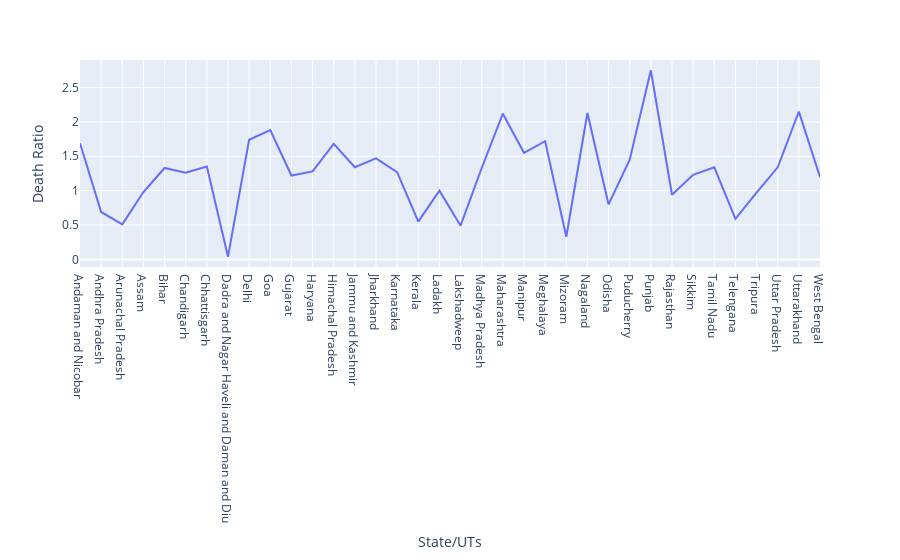

The notebook cell this image was saved under:
### Code cell
px.line(data,
      'State/UTs',
      'Death Ratio',
       )

### Figure 1 — Plotly figure (JSON) as saved in the notebook; plotly's stock layout.template omitted (floating-point values rounded to 4 significant figures)
{"data": [{"hovertemplate": "State/UTs=%{x}<br>Death Ratio=%{y}<extra></extra>", "legendgroup": "", "line": {"color": "#636efa", "dash": "solid"}, "marker": {"symbol": "circle"}, "mode": "lines", "name": "", "orientation": "v", "showlegend": false, "type": "scatter", "x": ["Andaman and Nicobar", "Andhra Pradesh", "Arunachal Pradesh", "Assam", "Bihar", "Chandigarh", "Chhattisgarh", "Dadra and Nagar Haveli and Daman and Diu", "Delhi", "Goa", "Gujarat", "Haryana", "Himachal Pradesh", "Jammu and Kashmir", "Jharkhand", "Karnataka", "Kerala", "Ladakh", "Lakshadweep", "Madhya Pradesh", "Maharashtra", "Manipur", "Meghalaya", "Mizoram", "Nagaland", "Odisha", "Puducherry", "Punjab", "Rajasthan", "Sikkim", "Tamil Nadu", "Telengana", "Tripura", "Uttar Pradesh", "Uttarakhand", "West Bengal"], "xaxis": "x", "y": [1.69, 0.69, 0.51, 0.98, 1.33, 1.26, 1.35, 0.04, 1.74, 1.88, 1.22, 1.28, 1.68, 1.34, 1.47, 1.27, 0.55, 1, 0.49, 1.33, 2.12, 1.55, 1.72, 0.33, 2.13, 0.8, 1.45, 2.75, 0.94, 1.23, 1.34, 0.59, 0.97, 1.34, 2.15, 1.2], "yaxis": "y"}], "layout": {"legend": {"tracegroupgap": 0}, "margin": {"t": 60}, "xaxis": {"anchor": "y", "domain": [0, 1], "title": {"text": "State/UTs"}}, "yaxis": {"anchor": "x", "domain": [0, 1], "title": {"text": "Death Ratio"}}}}
